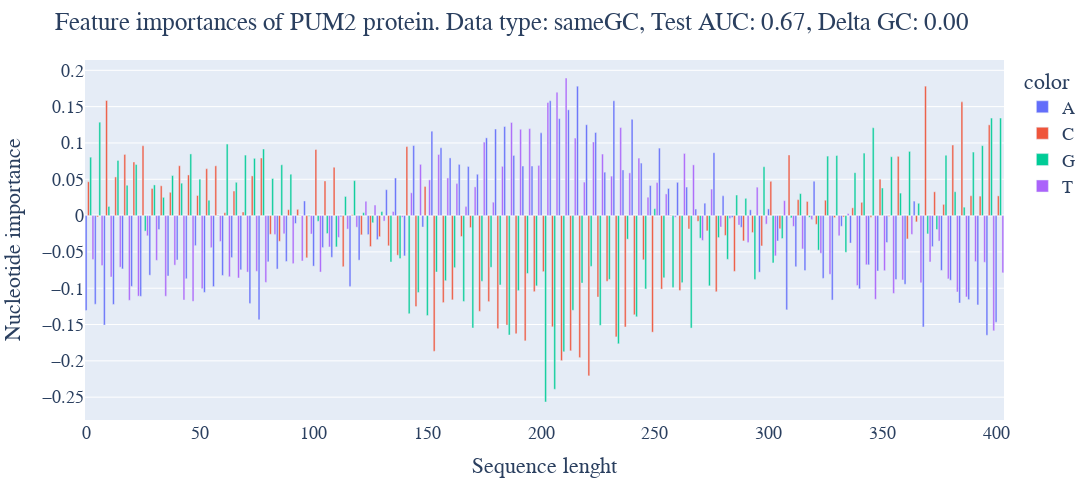

Notebook cell for this chart:
### Markdown cell above
### PUM2
- Delta GC = 15.6
- Original AUC = 0.87
- Shuffled AUC = 0.86
- Same GC AUC = 0.69

Huge GC difference, mediocre motif.

### Code cell
PUM2_RBP31 = Path("/home/mrkvrbl/Diplomka/Data/rbp31/PARCLIP_PUM2/train")

PUM2_specs = process_protein(PUM2_RBP31)
print(PUM2_specs)

for entry in PUM2_specs:
    (df_type, AUC, baseline, delta_gc) = entry
    logreg_feature_importance(baseline, df_type, AUC, "PUM2", delta_gc)
